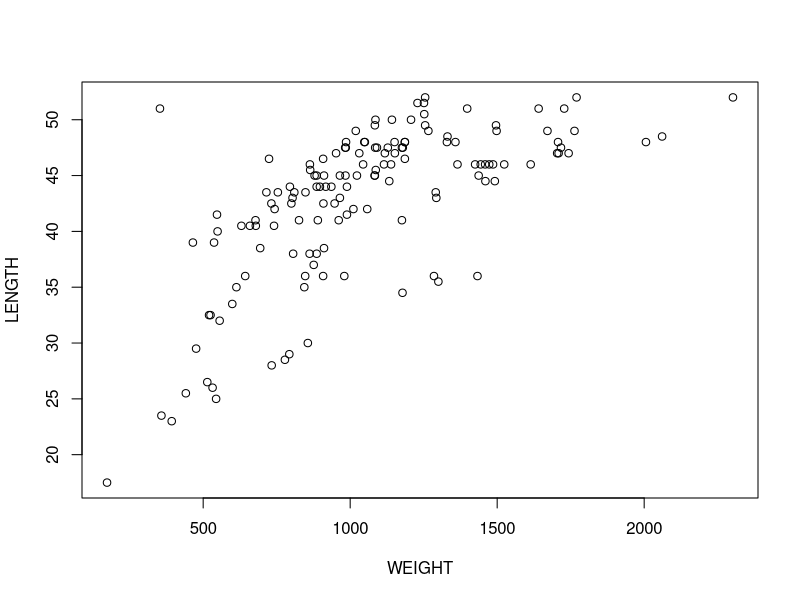
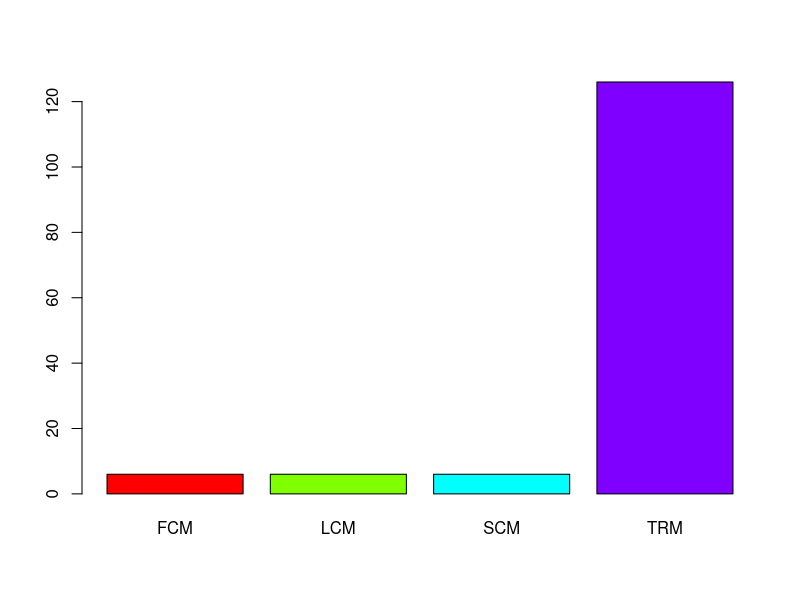
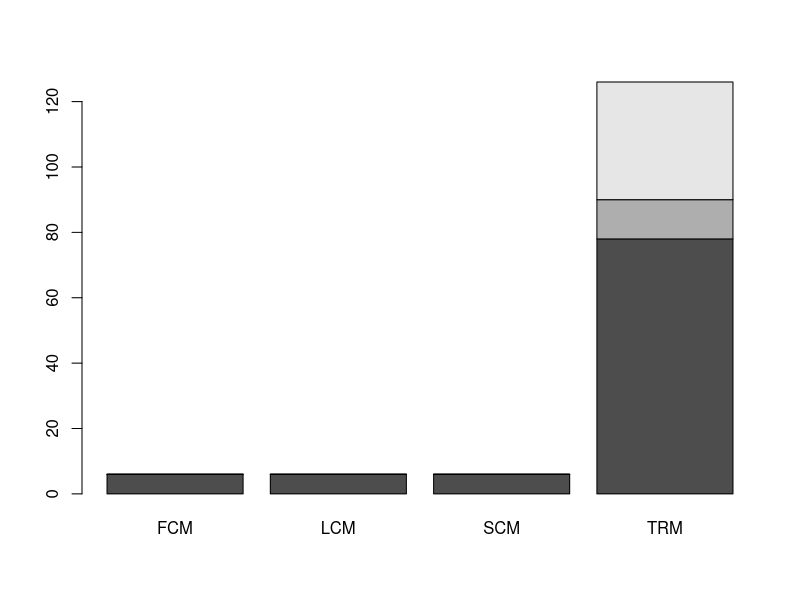
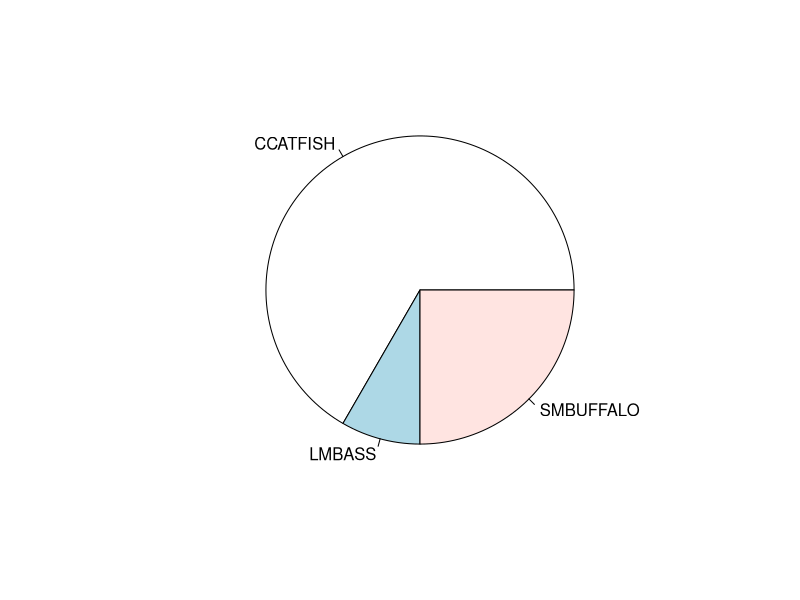
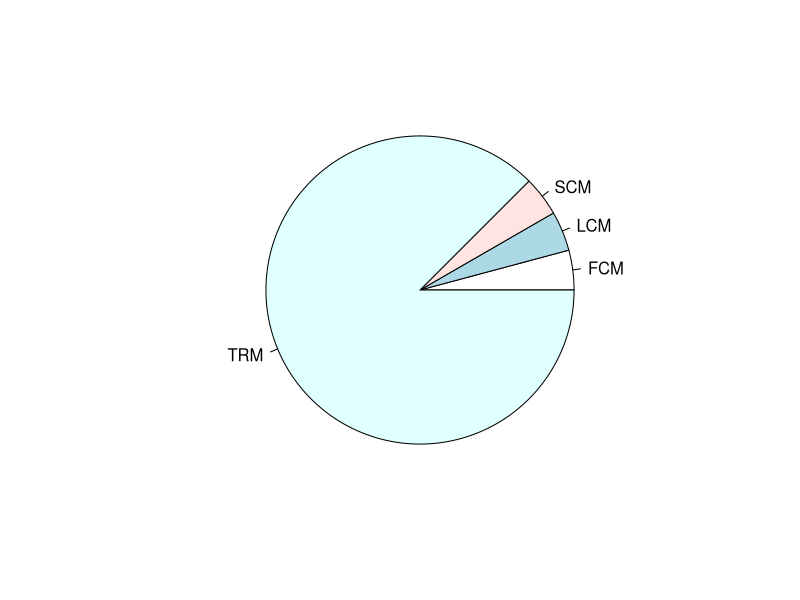
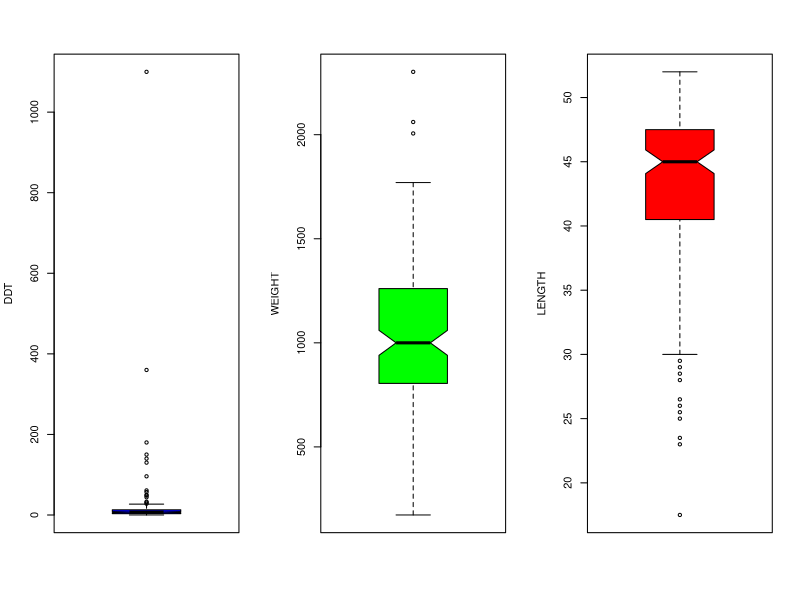
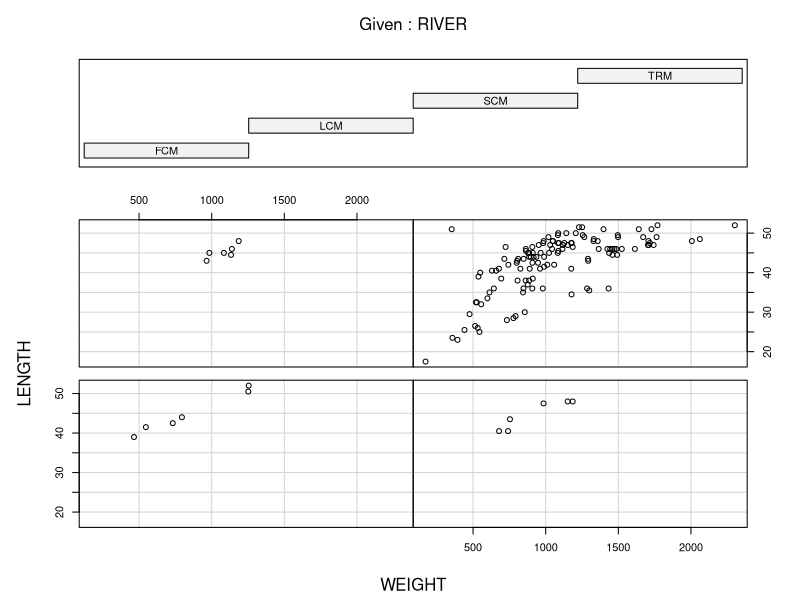
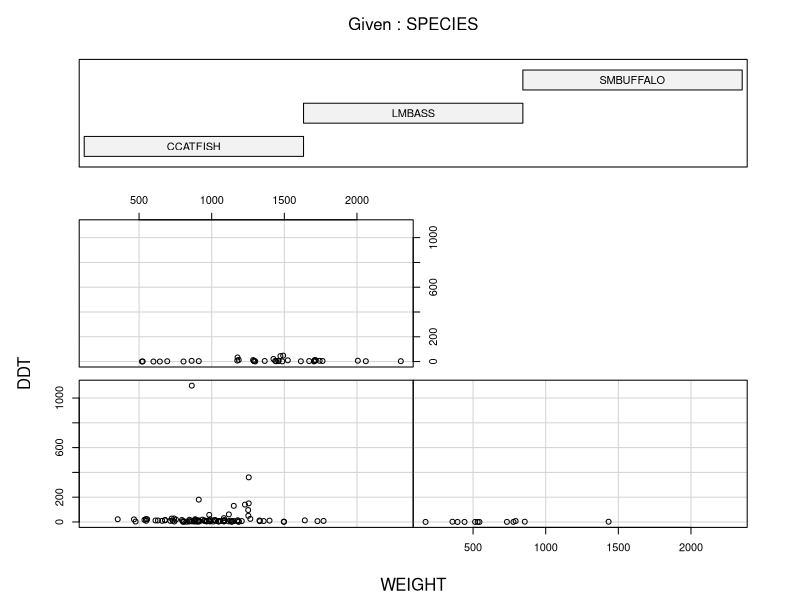

Here is the R script that generated these plots, in order:
## ---- chunk 1
knitr::opts_chunk$set(echo = TRUE)
## ---- chunk 2
getwd()
## ---- chunk 3
ddt <- read.csv("DDT.csv")

# First six lines
head(ddt)
## ---- chunk 4
names(ddt)

# How many qualitative variables are in DDT?
2

# How many quantitative variables are in DDT?
4

with(ddt, table(SPECIES))

# How many species are in the ddt data set?
3

# Subset the ddt data set so that we see only the observations with SPECIES, LMBASS and WEIGHT bigger than 800gms
with(ddt, ddt[SPECIES=="LMBASS" & WEIGHT>800,])

# Subset the ddt data set so that we see only those observations where the RIVER is SCM and DDT bigger than 4.0
with(ddt, ddt[RIVER=="SCM" & DDT>4.0,])
## ---- chunk 5
summary(ddt)

# Find the mean length of fish in the ddt data frame
mean(ddt$LENGTH)

# What is the standard deviation of the weight of fish in the ddt data frame?
sd(ddt$WEIGHT)

# Is this the plot of LENGTH vs WEIGHT from the ddt data frame? No, the plot shows WEIGHT vs LENGTH
plot(data=ddt, LENGTH~WEIGHT)

0

# If v=1:20 what is the last value of v/20?
v = 1:20

v[20] / 20
## ---- chunk 6
# Make a table of the rivers.
riv = with(ddt, table(RIVER))

riv

# Make a color coded barplot of the rivers
barplot(riv, col=rainbow(4))

# Make a table of the rivers crossed with the species of fish
spriv = with(ddt, table(SPECIES, RIVER))

spriv

# Make a barplot of the rivers crossed with the species of fish.
barplot(spriv)
## ---- chunk 7
# Make a pie chart of Fish SPECIES
pie(with(ddt, table(SPECIES)))

# Make a pie chart of RIVERS
pie(riv)
## ---- chunk 8
# Make a boxplot of the variable DDT

# Make a boxplot of the variable WEIGHT

# Make a boxplot of the variable LENGTH

layout(matrix(c(1,2,3),nr=1,nc=3))# 1 row 3 cols
with(ddt, boxplot(DDT, ylab="DDT", col="Blue", notch=TRUE))
with(ddt, boxplot(WEIGHT, ylab="WEIGHT", col="Green", notch=TRUE))
with(ddt, boxplot(LENGTH, ylab="LENGTH", col="Red", notch=TRUE))
## ---- chunk 9
# Make a coplot of LENGTH Vs WEIGHT given RIVER
coplot(LENGTH~WEIGHT|RIVER, data=ddt)

# Make a coplot of DDT Vs WEIGHT given SPECIES
coplot(DDT~WEIGHT|SPECIES, data=ddt)
## ---- chunk 10
library(dplyr)
library(ggplot2)

ggplot(data = ddt, aes(x = SPECIES, y = WEIGHT, fill=RIVER)) + geom_boxplot() + ggtitle("Lucas Ho")

ggplot(data=ddt, aes(x = RIVER, y = LENGTH, fill=SPECIES)) + geom_violin() + ggtitle("Lucas Ho")

ggplot(data=ddt, aes(x=WEIGHT, y=LENGTH, fill=SPECIES)) + geom_point() + ggtitle("Lucas Ho")
